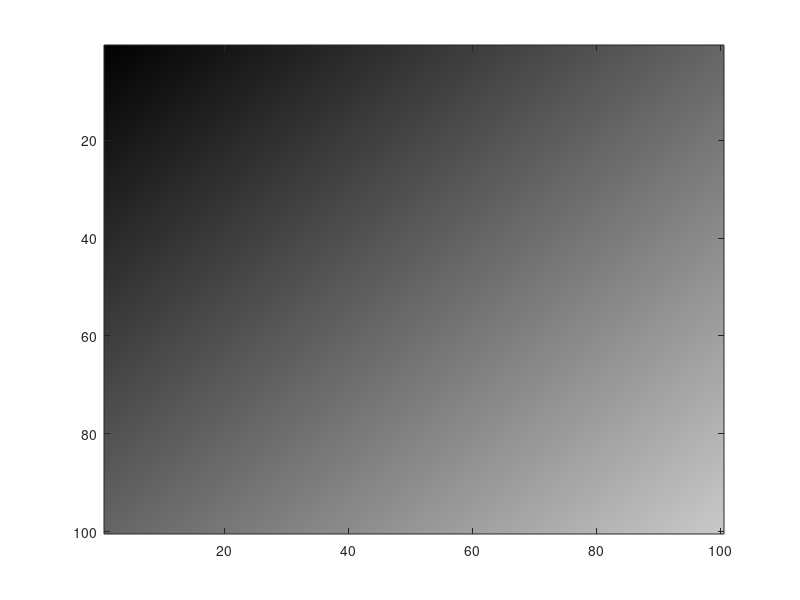

Source code (MATLAB): (Note: this script raises an error after producing the figure.)
%Script 5
%Psychophysics!
%Who did it? When? How to reach them? 
%Philosophy introduced today: Once you put it into a matrix, you own it. 
%You can do whatever you want with it. Show it, listen to it. 3d print it. 

%% 0 Init
clear all
close all
clc

%% 1 Understandinf how MATLAB represents images in the first place
%Idea: Every pixel on your screen contains 3 transistors
%Pixel: Picture element. Your screen has a resolution of 1440x960 or
%something like that
%You can turn the voltage of each transistor fully on, fully off or
%everything in between
%The 3 transistors correspond to 3 primary colors: Red, Green and Blue.
%Importantly, this is addition of lights, not pigments. Pigments subtract
%light. If you mix all of them, you get black. Lights add, if you add all
%of them, you get white. 
%Also, there are not an arbitrary number of voltages. There are 256 per
%"channel". Each channel is one of those transistor types. In other words,
%this is 8-bit color. 2^8 = 256, that yields a combination of about 16
%million different color. 

%Before we go there, we have to talk about how Matlab represents images to
%begin with. And for purposes of memory management, it does it somewhat
%unusually. This is also the first time we will introduce a 3D matrix. 

testDisp = uint8(zeros(7,5,3)); %This makes a 7x5 matrix that will be interpreted
%as an image by Matlab. The first 2 dimensions are a map, a bitmap. The
%last dimension represents the 3 different channels. 
%Uint8 means "unsigned integer". Unsigned means that it can only take
%positive values. That's fine for our purposes, because light can only be
%positive. At a minimum, we just turn the transistor off (0). 
%Integer: A whole number. 
%8: 8 bit, meaning that there are 256 states. From 0 to 255. Everything
%larger than that is basically infinity, which is 255 for this data type. 
%Why 8 bit? 8 bits are 1 byte. So this is the most economic way to
%represent the image, each entry in the matrix is only one byte. This
%matters. Say you make a 2 minute long movie, that would be gigantic, if
%you didn't represent it like that. 
%In other words, this is a perfect data type for images. 
image(testDisp) %Interpret the matrix as an image and show it

shg

%% Turning the center pixel on. Let's make it white
testDisp(4,3,:) = 255; 
pause
image(testDisp)
%axis equal 
shg

%The third dimension of the image matrix represents the color channel, in
%order: R, G and B. Think of this as different overlaying slides on an
%overhead projector. Adding lights, not subtracting color, think of
%kindergarten. It's bitmap

%Caroline wants to turn the upper left pixel red. Upper left: 1,1. Red is 
%the first channel. And on is 255
testDisp(1,1,1) = 255;
pause
image(testDisp)  
shg

%Mary's pixel : 
testDisp(7,5,2) = 255;
pause
image(testDisp)  
shg    

%Caroline wants to paint a whole row blue
testDisp(2,:,3) = 255;
pause
image(testDisp)  
shg    

%More advanced colors: %Bottom left yellow
testDisp(7,1,1:2) = 255;
pause
image(testDisp)  
shg    

%Fuchsia: 
testDisp(4,1,1) = 255;
testDisp(4,1,3) = 128;
pause
image(testDisp)  
shg    

%An image in MATLAB is a 3D matrix, where the first 2 dimensions represent
%the pixel coordinates and the 3rd the dimension the brightness of a given
%color intensity. In uint8. 
%Purple: 
testDisp(4,5,1) = 79;
testDisp(4,5,3) = 182;
pause
image(testDisp)  
shg

%% 2 Why uint8? Memory management
%The testdisp matrix takes up 105 bytes: 7*5*3
testDisp2 = zeros(7,5,3); %Creates a double by default
%I gave you the physical side of it. Turning voltages in a transistor on.
%This corresponds to brightness of that channel
%If we didn't do this, and made it double by default, it would take up 840
%bytes. This is an issue of efficiency. 

%% Why would anyone not represent a matrix with bytes? 
whos testDisp
whos testDisp2 %Gives you the properties of your variable
testDisp(1,1,1) = 1000; %Max value for uint8 is 255
testDisp(1,1,1) 
testDisp2(1,1,1) = 1000; %Max value for double is very large
testDisp2(1,1,1)

%% To practice this - before we move on to the dress - let's make some highly artificial stimulus
%How about a gradient? How about a 10x10 grid of pink
gradDisp = uint8(zeros(10,10,3)); %10 x 10 matrix, 3 sheets
for ii = 1:10
    for jj = 1:10
        gradDisp(ii,jj,1) = ii*10 + jj * 10; % Red
        gradDisp(ii,jj,3) = ii*10 + jj * 10; % Blue
    end
end
image(gradDisp)
shg

%% How about 10,000 shades of grey? 
gradDisp = uint8(zeros(100,100,3)); %20x20 matrix, 3 sheets
for ii = 1:100 %Going through all vertical rows
    for jj = 1:100 %Going through all horizontal columns
        gradDisp(ii,jj,:) = ii + jj; 
    end
end
image(gradDisp)
shg

%% 4 Let's talk about handling images - we start with #thedress
%The "dress code"
%) Loading the dress into Matlab
%Download the dress file
dress = imread('thedress.jpg'); %Put the image file into matrix format
D = whos('dress')
figure
image(dress)
%The dress has been stretched. So let's fix that
axis equal

%Now that we have the dress in a matrix, we can do whatever we want with
%it.
%For instance, look at one color channel at a time
%Very Warhol
figure
subplot(2,2,1)
image(dress) %Full dress
subplot(2,2,2)
redChannel = dress; %Make a copy of the dress
redChannel(:,:,2:3) = 0; %Turn all other channels off
image(redChannel)
subplot(2,2,3)
greenChannel = dress;
greenChannel(:,:,[1 3]) = 0; %Turn red and blue off
image(greenChannel)

subplot(2,2,4)
blueChannel = dress;
blueChannel(:,:,1:2) = 0; %Turn red and green off
image(blueChannel)

%To prove this point, let's add the channels back together
figure
provePoint = redChannel + greenChannel + blueChannel; 
image(provePoint)
shg

%% Before we do image manipulations, let's listen to the dress
flatDress = dress(:); %One vector
fs = 8000;
soundsc(real(double(flatDress)),fs)
plot(flatDress)

%% Let's do same basic image analysis of the dress
figure
image(dress)
shg
pause
image(flipud(dress)) %Flip matrix upside down
shg
pause
image(fliplr(dress)) %Flip matrix left and right

%% For instance, we can make the entire dress brighter. Early on, someone proposed that this is just
%a function of screen brightness (Steve Macknick for Scientific American) 
figure
dress2 = dress; %Make a copy of the dress
for ii = 1:100 %Turning it brighter gradually
    dress2 = dress2 + 1;
    image(dress2)
    pause(0.1)
        shg

end

%% How about making it blue-er?


figure
dress2 = dress; %Make a copy of the dress
for ii = 1:100 %Turning it bluer gradually
    dress2(:,:,3) = dress2 (:,:,3) + 1;
    image(dress2)
        pause(0.1)
    shg

end

%% Deans concern: Instead of turning the whole image blue, let's just amplify pixels that are already blue
%Which is fair
listOfBluePixels = find(dress(:,:,3)>100); %Find any pixels that have a hint of blue
contrastMatrix = double(dress(:,:,3))-double(dress(:,:,1))-double(dress(:,:,2)); 
dressCopy = repmat(contrastMatrix,[1,1,3]);
listOfBluePixels = find(dress(:,:,3)>-30); %Find any pixels that have a hint of blue

figure
dress3 = dress;

for ii = 1:100 %Turning it bluer gradually
    dress3(listOfBluePixels) = dress3(listOfBluePixels) + 1;
    image(dress3)
        pause(0.1)
    shg

end

%% Inverting the colors. If you had done this in March 2015, you would have gotten a Current
%Biology paper out of it. Because they showed that only the original image
%is ambiguous, not the inverted one
dressInverted = 255 - dress; %Literally it
figure
image(dressInverted)

%% How about making only a part of the image darker, say the top half
figure
dress4 = dress; 
for ii = 1:100
    dress4(1:375,:,:) = dress4(1:375,:,:) -1; 
image(dress4)
shg
pause(0.1)
end

%% Let's pick out individual channels and represent them in 3D
%This is actually our first 3d plot
figure
h = surf(double(dress(:,:,3))); %Only looking at the blue channel in 3d
%Interpret the matrix as a surface. 
set(h,'linestyle','none') %Take the grid off
colorbar
colormap('jet') %This used to be the default until 2014b

%% In the interest of time, we'll talk about how to understand convolution next time
%But we can still use it today to blur the image
%For instance, one could easy say that people see it black and blue vs.
%white and gold because the critical information is in different spatial
%frequency channels
figure
image(dress) %Unfiltered image
pause
amountOfBlur = 20;
kernel = ones(amountOfBlur); %To convolve, one needs a kernel. Basically, how many pixels to smear together
lpDress = convn(dress,kernel,'same'); %Same size
lpDress = lpDress./sum(sum(kernel)); %If we don't divide by the kernel sum, we go out of range (of 255)
image(uint8(round(lpDress))); %Back to integers
shg

%% Edge detection
hpDress = dress-uint8(lpDress); %Edge detection - subtracting the blurry version from the original
temp = find(hpDress > 50); %some kind of threshold
hpDress(temp) = 255; %Full on
image(uint8(hpDress))
shg

%% Alternative way: Don't compute the low pass first, simply detect the differential and amplify it
overallGradient = dress(:,:,1)+dress(:,:,2)+dress(:,:,3);
diffIm = diff(overallGradient);
threshold = 0;
diffIm(find(diffIm>threshold)) = 255;
imagesc(diffIm); %Scales the image from 0 to 255
colormap('bone') %Make it greyscale

%Let's talk about colormaps. A colormap is any mapping of values
%to colors. There are many pre-defined ones. But I don't like any of them
%I make my own. You can have an arbitary number of shades
%BUT it has to be ",3" martix. Because the values are interpreted
%in order - R, G, B.
france = [0 0 1; 1 1 1; 1 0 0]; %Blue, white, red
colormap(france)
franceEnhanced = [0 0 1; 0 0 0.5; 1 1 1; 0.5 0 0; 1 0 0];
colormap(franceEnhanced)

%This colormap emphasizes extreme values but doesn't differentiate much
%Can we make one that goes from red to blue through white?
A = (1:-0.01:0)'; %From 1 to 0
B = flipud(A); 
C1 = (0:0.01:0.5)'; 
C2 = flipud(C1);
C2(1,:) = []; %Eliminate double entry
C = [C1;C2]
gradualFrance = [B C A]; 
colormap(gradualFrance)
shg

%% Making 2d exponentials, sine waves and gabors
%1 The gaussian
%For all of these - in 2d, you need a scaffolding
%We use gradients in x and y, they are created by meshgrid
n = 101; %101 points in the grid
[X,Y] = meshgrid(linspace(-2,2,n)); %meshgrid just creates gradients
figure
subplot(1,2,1)
imagesc(X)
colorbar
subplot(1,2,2)
imagesc(Y)
colorbar

gaussian = exp(-X.^2-Y.^2); %For instance
figure
image((255*gaussian) + 1)
colormap(gray(256))
axis off
axis equal
shg

%% Sine wave
numCycles = 9;
[X,Y] = meshgrid(linspace(-pi,pi,n)); %meshgrid just creates gradients
sineWave2D = sin(numCycles *X) ; %The number is the spatial frequency
figure
imagesc(sineWave2D)
colormap(gray(256))
axis off
axis equal
shg

%% Gabor
Gabor = gaussian .* sineWave2D;
figure
imagesc(Gabor)
axis off
axis equal
colormap(gray(256))
shg

%% How would you create 2 Gabors next to each other?
%Most psychophysics experiments have you judge 2 stimuli
%relative to each other, not absolutely. 
Gabor2 = cat(2, Gabor, Gabor); %2D concatenation. There is a matrix underlying all of this
figure
imagesc(Gabor2)
axis off
axis equal
colormap(gray(256))
shg

%% There are many ways to create rotated gabors. One would be 
%to use a rotation matrix. But that gets us too deep
%into linear algebra. I'll explain that in Math Tools.
%For now, let's just use trig. 
figure
for ii = 0:359
angle = ii; %Rotation angle
sf = 5; %Number of cycles
ramp = cos(angle*pi/180)*X - sin(angle*pi/180) * Y; %In radians
%imagesc(ramp)
%axis off
%axis equal
%colormap(gray(256))
%shg
%pause
orientedGrating = sin(sf * ramp);
orientedWindowedGrating = orientedGrating .* gaussian;
jointGratings = cat(2,orientedGrating,orientedWindowedGrating);
imagesc(jointGratings)
axis off
axis equal
colormap(gray(256))
shg
pause(0.1)
%Logic: Create an oriented ramp or gradient.
%Then take the sine of that. 
end